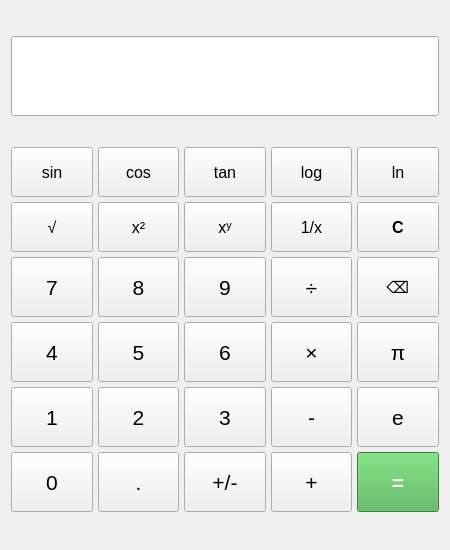
<?xml version="1.0" encoding="UTF-8"?>
<ui version="4.0">
 <class>calculator</class>
 <widget class="QWidget" name="calculator">
  <property name="geometry">
   <rect>
    <x>0</x>
    <y>0</y>
    <width>450</width>
    <height>550</height>
   </rect>
  </property>
  <property name="minimumSize">
   <size>
    <width>450</width>
    <height>550</height>
   </size>
  </property>
  <property name="maximumSize">
   <size>
    <width>450</width>
    <height>550</height>
   </size>
  </property>
  <property name="windowTitle">
   <string>Scientific Calculator</string>
  </property>
  <layout class="QVBoxLayout" name="verticalLayout">
   <item>
    <widget class="QLineEdit" name="display">
     <property name="minimumSize">
      <size>
       <width>0</width>
       <height>80</height>
      </size>
     </property>
     <property name="font">
      <font>
       <pointsize>24</pointsize>
       <weight>75</weight>
       <bold>true</bold>
      </font>
     </property>
     <property name="alignment">
      <set>Qt::AlignRight|Qt::AlignTrailing|Qt::AlignVCenter</set>
     </property>
     <property name="readOnly">
      <bool>true</bool>
     </property>
    </widget>
   </item>
   <item>
    <layout class="QGridLayout" name="gridLayout">
     <property name="spacing">
      <number>5</number>
     </property>
     <item row="0" column="0">
      <widget class="QPushButton" name="btnSin">
       <property name="minimumSize">
        <size>
         <width>80</width>
         <height>50</height>
        </size>
       </property>
       <property name="font">
        <font>
         <pointsize>12</pointsize>
        </font>
       </property>
       <property name="text">
        <string>sin</string>
       </property>
      </widget>
     </item>
     <item row="0" column="1">
      <widget class="QPushButton" name="btnCos">
       <property name="minimumSize">
        <size>
         <width>80</width>
         <height>50</height>
        </size>
       </property>
       <property name="font">
        <font>
         <pointsize>12</pointsize>
        </font>
       </property>
       <property name="text">
        <string>cos</string>
       </property>
      </widget>
     </item>
     <item row="0" column="2">
      <widget class="QPushButton" name="btnTan">
       <property name="minimumSize">
        <size>
         <width>80</width>
         <height>50</height>
        </size>
       </property>
       <property name="font">
        <font>
         <pointsize>12</pointsize>
        </font>
       </property>
       <property name="text">
        <string>tan</string>
       </property>
      </widget>
     </item>
     <item row="0" column="3">
      <widget class="QPushButton" name="btnLog">
       <property name="minimumSize">
        <size>
         <width>80</width>
         <height>50</height>
        </size>
       </property>
       <property name="font">
        <font>
         <pointsize>12</pointsize>
        </font>
       </property>
       <property name="text">
        <string>log</string>
       </property>
      </widget>
     </item>
     <item row="0" column="4">
      <widget class="QPushButton" name="btnLn">
       <property name="minimumSize">
        <size>
         <width>80</width>
         <height>50</height>
        </size>
       </property>
       <property name="font">
        <font>
         <pointsize>12</pointsize>
        </font>
       </property>
       <property name="text">
        <string>ln</string>
       </property>
      </widget>
     </item>
     <item row="1" column="0">
      <widget class="QPushButton" name="btnSqrt">
       <property name="minimumSize">
        <size>
         <width>80</width>
         <height>50</height>
        </size>
       </property>
       <property name="font">
        <font>
         <pointsize>12</pointsize>
        </font>
       </property>
       <property name="text">
        <string>√</string>
       </property>
      </widget>
     </item>
     <item row="1" column="1">
      <widget class="QPushButton" name="btnPower">
       <property name="minimumSize">
        <size>
         <width>80</width>
         <height>50</height>
        </size>
       </property>
       <property name="font">
        <font>
         <pointsize>12</pointsize>
        </font>
       </property>
       <property name="text">
        <string>x²</string>
       </property>
      </widget>
     </item>
     <item row="1" column="2">
      <widget class="QPushButton" name="btnPowerY">
       <property name="minimumSize">
        <size>
         <width>80</width>
         <height>50</height>
        </size>
       </property>
       <property name="font">
        <font>
         <pointsize>12</pointsize>
        </font>
       </property>
       <property name="text">
        <string>xʸ</string>
       </property>
      </widget>
     </item>
     <item row="1" column="3">
      <widget class="QPushButton" name="btnReciprocal">
       <property name="minimumSize">
        <size>
         <width>80</width>
         <height>50</height>
        </size>
       </property>
       <property name="font">
        <font>
         <pointsize>12</pointsize>
        </font>
       </property>
       <property name="text">
        <string>1/x</string>
       </property>
      </widget>
     </item>
     <item row="1" column="4">
      <widget class="QPushButton" name="btnClear">
       <property name="minimumSize">
        <size>
         <width>80</width>
         <height>50</height>
        </size>
       </property>
       <property name="font">
        <font>
         <pointsize>12</pointsize>
         <weight>75</weight>
         <bold>true</bold>
        </font>
       </property>
       <property name="text">
        <string>C</string>
       </property>
      </widget>
     </item>
     <item row="2" column="0">
      <widget class="QPushButton" name="btn7">
       <property name="minimumSize">
        <size>
         <width>80</width>
         <height>60</height>
        </size>
       </property>
       <property name="font">
        <font>
         <pointsize>16</pointsize>
        </font>
       </property>
       <property name="text">
        <string>7</string>
       </property>
      </widget>
     </item>
     <item row="2" column="1">
      <widget class="QPushButton" name="btn8">
       <property name="minimumSize">
        <size>
         <width>80</width>
         <height>60</height>
        </size>
       </property>
       <property name="font">
        <font>
         <pointsize>16</pointsize>
        </font>
       </property>
       <property name="text">
        <string>8</string>
       </property>
      </widget>
     </item>
     <item row="2" column="2">
      <widget class="QPushButton" name="btn9">
       <property name="minimumSize">
        <size>
         <width>80</width>
         <height>60</height>
        </size>
       </property>
       <property name="font">
        <font>
         <pointsize>16</pointsize>
        </font>
       </property>
       <property name="text">
        <string>9</string>
       </property>
      </widget>
     </item>
     <item row="2" column="3">
      <widget class="QPushButton" name="btnDivide">
       <property name="minimumSize">
        <size>
         <width>80</width>
         <height>60</height>
        </size>
       </property>
       <property name="font">
        <font>
         <pointsize>16</pointsize>
        </font>
       </property>
       <property name="text">
        <string>÷</string>
       </property>
      </widget>
     </item>
     <item row="2" column="4">
      <widget class="QPushButton" name="btnBackspace">
       <property name="minimumSize">
        <size>
         <width>80</width>
         <height>60</height>
        </size>
       </property>
       <property name="font">
        <font>
         <pointsize>12</pointsize>
        </font>
       </property>
       <property name="text">
        <string>⌫</string>
       </property>
      </widget>
     </item>
     <item row="3" column="0">
      <widget class="QPushButton" name="btn4">
       <property name="minimumSize">
        <size>
         <width>80</width>
         <height>60</height>
        </size>
       </property>
       <property name="font">
        <font>
         <pointsize>16</pointsize>
        </font>
       </property>
       <property name="text">
        <string>4</string>
       </property>
      </widget>
     </item>
     <item row="3" column="1">
      <widget class="QPushButton" name="btn5">
       <property name="minimumSize">
        <size>
         <width>80</width>
         <height>60</height>
        </size>
       </property>
       <property name="font">
        <font>
         <pointsize>16</pointsize>
        </font>
       </property>
       <property name="text">
        <string>5</string>
       </property>
      </widget>
     </item>
     <item row="3" column="2">
      <widget class="QPushButton" name="btn6">
       <property name="minimumSize">
        <size>
         <width>80</width>
         <height>60</height>
        </size>
       </property>
       <property name="font">
        <font>
         <pointsize>16</pointsize>
        </font>
       </property>
       <property name="text">
        <string>6</string>
       </property>
      </widget>
     </item>
     <item row="3" column="3">
      <widget class="QPushButton" name="btnMultiply">
       <property name="minimumSize">
        <size>
         <width>80</width>
         <height>60</height>
        </size>
       </property>
       <property name="font">
        <font>
         <pointsize>16</pointsize>
        </font>
       </property>
       <property name="text">
        <string>×</string>
       </property>
      </widget>
     </item>
     <item row="3" column="4">
      <widget class="QPushButton" name="btnPi">
       <property name="minimumSize">
        <size>
         <width>80</width>
         <height>60</height>
        </size>
       </property>
       <property name="font">
        <font>
         <pointsize>16</pointsize>
        </font>
       </property>
       <property name="text">
        <string>π</string>
       </property>
      </widget>
     </item>
     <item row="4" column="0">
      <widget class="QPushButton" name="btn1">
       <property name="minimumSize">
        <size>
         <width>80</width>
         <height>60</height>
        </size>
       </property>
       <property name="font">
        <font>
         <pointsize>16</pointsize>
        </font>
       </property>
       <property name="text">
        <string>1</string>
       </property>
      </widget>
     </item>
     <item row="4" column="1">
      <widget class="QPushButton" name="btn2">
       <property name="minimumSize">
        <size>
         <width>80</width>
         <height>60</height>
        </size>
       </property>
       <property name="font">
        <font>
         <pointsize>16</pointsize>
        </font>
       </property>
       <property name="text">
        <string>2</string>
       </property>
      </widget>
     </item>
     <item row="4" column="2">
      <widget class="QPushButton" name="btn3">
       <property name="minimumSize">
        <size>
         <width>80</width>
         <height>60</height>
        </size>
       </property>
       <property name="font">
        <font>
         <pointsize>16</pointsize>
        </font>
       </property>
       <property name="text">
        <string>3</string>
       </property>
      </widget>
     </item>
     <item row="4" column="3">
      <widget class="QPushButton" name="btnSubtract">
       <property name="minimumSize">
        <size>
         <width>80</width>
         <height>60</height>
        </size>
       </property>
       <property name="font">
        <font>
         <pointsize>16</pointsize>
        </font>
       </property>
       <property name="text">
        <string>-</string>
       </property>
      </widget>
     </item>
     <item row="4" column="4">
      <widget class="QPushButton" name="btnE">
       <property name="minimumSize">
        <size>
         <width>80</width>
         <height>60</height>
        </size>
       </property>
       <property name="font">
        <font>
         <pointsize>16</pointsize>
        </font>
       </property>
       <property name="text">
        <string>e</string>
       </property>
      </widget>
     </item>
     <item row="5" column="0">
      <widget class="QPushButton" name="btn0">
       <property name="minimumSize">
        <size>
         <width>80</width>
         <height>60</height>
        </size>
       </property>
       <property name="font">
        <font>
         <pointsize>16</pointsize>
        </font>
       </property>
       <property name="text">
        <string>0</string>
       </property>
      </widget>
     </item>
     <item row="5" column="1">
      <widget class="QPushButton" name="btnDecimal">
       <property name="minimumSize">
        <size>
         <width>80</width>
         <height>60</height>
        </size>
       </property>
       <property name="font">
        <font>
         <pointsize>16</pointsize>
        </font>
       </property>
       <property name="text">
        <string>.</string>
       </property>
      </widget>
     </item>
     <item row="5" column="2">
      <widget class="QPushButton" name="btnSign">
       <property name="minimumSize">
        <size>
         <width>80</width>
         <height>60</height>
        </size>
       </property>
       <property name="font">
        <font>
         <pointsize>16</pointsize>
        </font>
       </property>
       <property name="text">
        <string>+/-</string>
       </property>
      </widget>
     </item>
     <item row="5" column="3">
      <widget class="QPushButton" name="btnAdd">
       <property name="minimumSize">
        <size>
         <width>80</width>
         <height>60</height>
        </size>
       </property>
       <property name="font">
        <font>
         <pointsize>16</pointsize>
        </font>
       </property>
       <property name="text">
        <string>+</string>
       </property>
      </widget>
     </item>
     <item row="5" column="4">
      <widget class="QPushButton" name="btnEquals">
       <property name="minimumSize">
        <size>
         <width>80</width>
         <height>60</height>
        </size>
       </property>
       <property name="font">
        <font>
         <pointsize>16</pointsize>
         <weight>75</weight>
         <bold>true</bold>
        </font>
       </property>
       <property name="styleSheet">
        <string notr="true">background-color: #4CAF50; color: white;</string>
       </property>
       <property name="text">
        <string>=</string>
       </property>
      </widget>
     </item>
    </layout>
   </item>
  </layout>
 </widget>
 <resources/>
 <connections/>
</ui>
